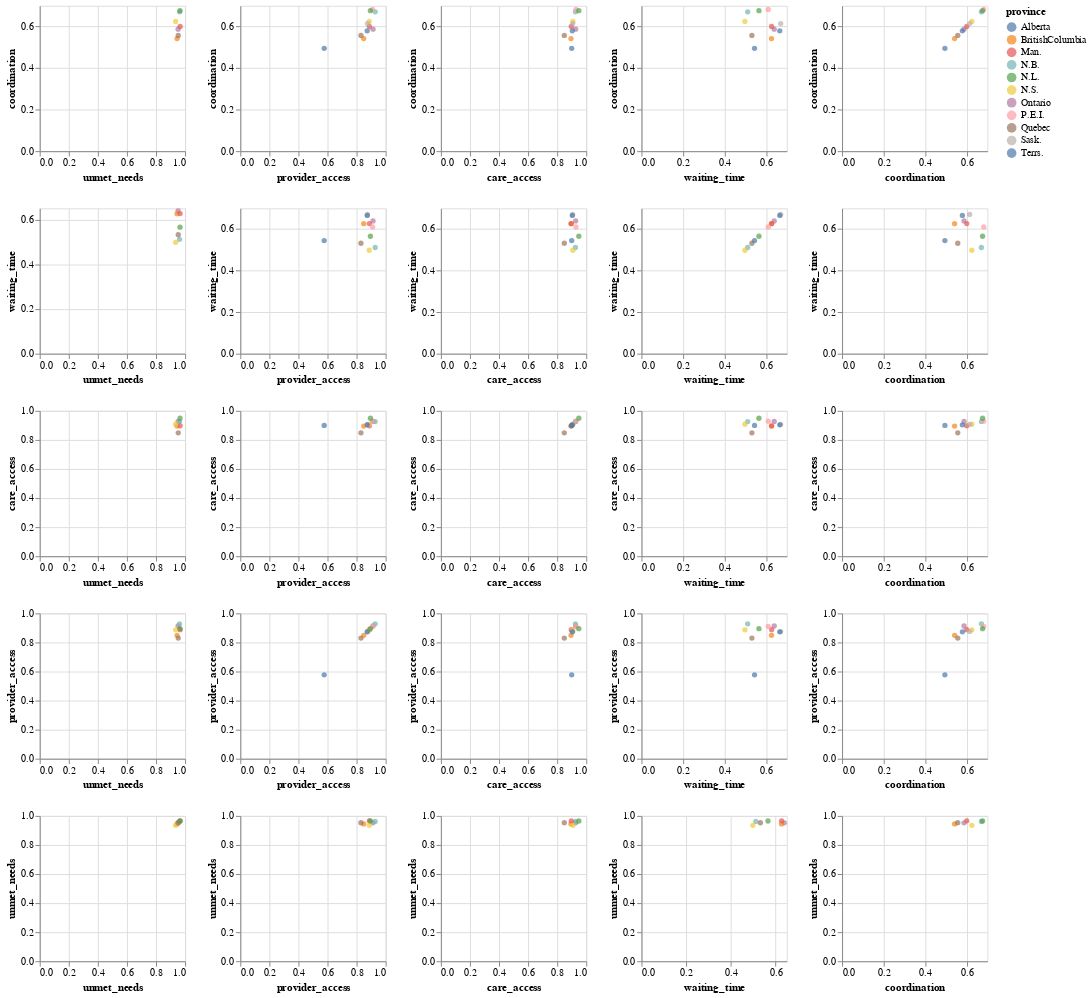

Write notebook code for a chart like this one.
### Markdown cell above
Based on these preliminary results, we already have some interesting results. First, Ontario comes out on top which isn't very surprising as it is the largest province by population and home to the federal government. As such, it benefits by being the focus of the government and enjoys economies of scale. However, by that logic we would also expect Quebec to be near the top, but it is actually in the bottom half of the table. 

New Brunswick is the real surprise winner here, just barely losing first place to Ontario by a fraction of a percent. Without any obvious external advantages present, this definitely suggests that New Brunswick is doing something right. British Columbia is another large, well supported province we would expect to see high up on the list. The only other notable outliers on this list are Alberta and the Territories. Alberta should be up near the top with Ontario and BC, but here it is at the third from the bottom, a surprisingly poor result. 

However, this may be because Alberta is missing results from the unmet needs survey question but Prince Edward Island also lacks these results and still placed above two provinces that have it, including Quebec which suggests it may not be a major disrupting factor. Finally, the territories are a massive outlier with less than half the efficiency score of the lowest-ranking province. Unfortunately this is not very surprising, as the geographic challenges and low population density of the territories make providing effective healthcare incredibly difficult.

Technically, this answers our research question but we'll do some additional analysis for extra measure

### Code cell
alt.Chart(analysis_df).mark_circle().encode(
    alt.X(alt.repeat("column"), type='quantitative'),
    alt.Y(alt.repeat("row"), type='quantitative'),
    color='province:N'
).properties(
    width=150,
    height=150
).repeat(
    row=['coordination','waiting_time','care_access','provider_access','unmet_needs'],
    column=['unmet_needs','provider_access','care_access', 'waiting_time', 'coordination']
).interactive()

### Figure 1 — Vega-Lite specification as saved in the notebook (floating-point values rounded to 4 significant figures)
{"config": {"view": {"continuousWidth": 300, "continuousHeight": 300}}, "repeat": {"column": ["unmet_needs", "provider_access", "care_access", "waiting_time", "coordination"], "row": ["coordination", "waiting_time", "care_access", "provider_access", "unmet_needs"]}, "spec": {"data": {"name": "data-33be404f948848f19c358cc6635d2d09"}, "mark": {"type": "circle"}, "encoding": {"color": {"field": "province", "type": "nominal"}, "x": {"field": {"repeat": "column"}, "type": "quantitative"}, "y": {"field": {"repeat": "row"}, "type": "quantitative"}}, "height": 150, "name": "view_2", "width": 150}, "params": [{"name": "param_2", "select": {"type": "interval", "encodings": ["x", "y"]}, "bind": "scales", "views": ["view_2_child__row_coordinationcolumn_unmet_needs", "view_2_child__row_coordinationcolumn_provider_access", "view_2_child__row_coordinationcolumn_care_access", "view_2_child__row_coordinationcolumn_waiting_time", "view_2_child__row_coordinationcolumn_coordination", "view_2_child__row_waiting_timecolumn_unmet_needs", "view_2_child__row_waiting_timecolumn_provider_access", "view_2_child__row_waiting_timecolumn_care_access", "view_2_child__row_waiting_timecolumn_waiting_time", "view_2_child__row_waiting_timecolumn_coordination", "view_2_child__row_care_accesscolumn_unmet_needs", "view_2_child__row_care_accesscolumn_provider_access", "view_2_child__row_care_accesscolumn_care_access", "view_2_child__row_care_accesscolumn_waiting_time", "view_2_child__row_care_accesscolumn_coordination", "view_2_child__row_provider_accesscolumn_unmet_needs", "view_2_child__row_provider_accesscolumn_provider_access", "view_2_child__row_provider_accesscolumn_care_access", "view_2_child__row_provider_accesscolumn_waiting_time", "view_2_child__row_provider_accesscolumn_coordination", "view_2_child__row_unmet_needscolumn_unmet_needs", "view_2_child__row_unmet_needscolumn_provider_access", "view_2_child__row_unmet_needscolumn_care_access", "view_2_child__row_unmet_needscolumn_waiting_time", "view_2_child__row_unmet_needscolumn_coordination"]}], "$schema": "https://vega.github.io/schema/vega-lite/v5.20.1.json", "datasets": {"data-33be404f948848f19c358cc6635d2d09": [{"province": "Ontario", "per_cap_spend": 4611.0, "coordination": 0.5875, "waiting_time": 0.6393, "care_access": 0.927, "provider_access": 0.913, "unmet_needs": 0.952, "care_quality": 0.8038, "efficiency": 1.743}, {"province": "N.B.", "per_cap_spend": 4594.0, "coordination": 0.671, "waiting_time": 0.5115, "care_access": 0.926, "provider_access": 0.928, "unmet_needs": 0.962, "care_quality": 0.7997, "efficiency": 1.741}, {"province": "BritishColumbia", "per_cap_spend": 4763.0, "coordination": 0.542, "waiting_time": 0.6262, "care_access": 0.895, "provider_access": 0.849, "unmet_needs": 0.945, "care_quality": 0.7714, "efficiency": 1.62}, {"province": "Man.", "per_cap_spend": 5021.0, "coordination": 0.6005, "waiting_time": 0.6267, "care_access": 0.897, "provider_access": 0.888, "unmet_needs": 0.966, "care_quality": 0.7956, "efficiency": 1.585}, {"province": "P.E.I.", "per_cap_spend": 5101.0, "coordination": 0.6823, "waiting_time": 0.6107, "care_access": 0.929, "provider_access": 0.91, "unmet_needs": null, "care_quality": 0.783, "efficiency": 1.535}, {"province": "N.S.", "per_cap_spend": 5121.0, "coordination": 0.625, "waiting_time": 0.4982, "care_access": 0.908, "provider_access": 0.887, "unmet_needs": 0.935, "care_quality": 0.7706, "efficiency": 1.505}, {"province": "Quebec", "per_cap_spend": 5037.0, "coordination": 0.5573, "waiting_time": 0.5318, "care_access": 0.849, "provider_access": 0.83, "unmet_needs": 0.953, "care_quality": 0.7442, "efficiency": 1.477}, {"province": "Sask.", "per_cap_spend": 5199.0, "coordination": 0.6145, "waiting_time": 0.6705, "care_access": 0.907, "provider_access": 0.875, "unmet_needs": null, "care_quality": 0.7668, "efficiency": 1.475}, {"province": "Alberta", "per_cap_spend": 5318.0, "coordination": 0.5795, "waiting_time": 0.666, "care_access": 0.904, "provider_access": 0.873, "unmet_needs": null, "care_quality": 0.7556, "efficiency": 1.421}, {"province": "N.L.", "per_cap_spend": 6320.0, "coordination": 0.6767, "waiting_time": 0.5657, "care_access": 0.949, "provider_access": 0.895, "unmet_needs": 0.965, "care_quality": 0.8103, "efficiency": 1.282}, {"province": "Terrs.", "per_cap_spend": 12420.0, "coordination": 0.4953, "waiting_time": 0.5445, "care_access": 0.9, "provider_access": 0.577, "unmet_needs": null, "care_quality": 0.6292, "efficiency": 0.5065}]}}
